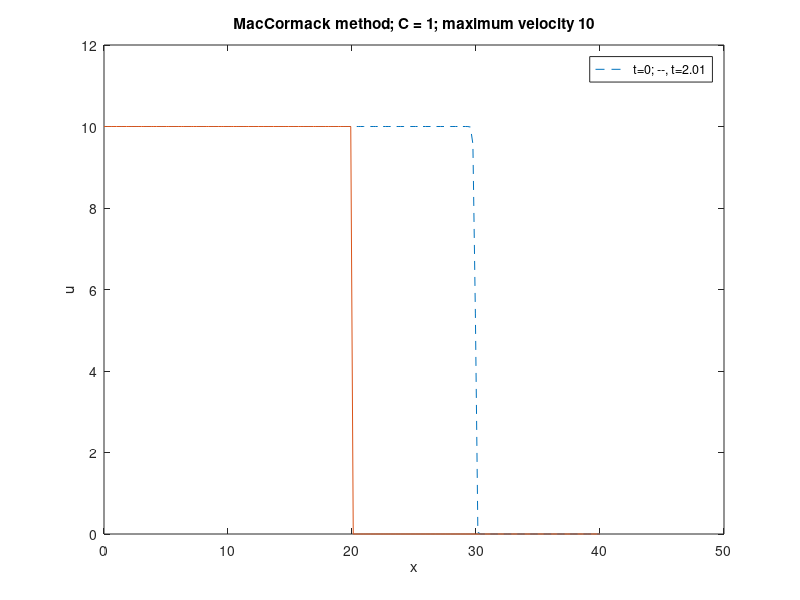

Write MATLAB code to recreate this figure.
%          ***********   PROGRAM 2.10 Nonlinear Convection Equation   *********

%   Solving the nonlinear convection equation using the MacCormack Explicit Method
%    Refer to Biringen and Chow, "Computational Fluid Mechanics by Example," Eqns 2.13.9-2.13.10.
clear all;
umax=10;
xmin=0;
xmax=40;
L=xmax-xmin;
Nx=200;
dx=L/(Nx-1);
C=1.0;
tend=4;
n=1;
t(n)=0;
x=linspace(0,xmax,Nx);
while t(n)<=tend
    if t(n)==0
    for i=1:Nx 
     if x(i)<20
     u(1,i)=umax;
     else
     u(1,i)=0;
      end
      end 
      uhat=u(1,:);
      uin=uhat;
    else
       
    u(n,1)=1;
    for i=2:Nx-1
     fi=1/2*(u(n-1,i))^2;
     fip1=1/2*(u(n-1,i+1))^2;
     uhat(i)=u(n-1,i)-(dt/dx)*(fip1-fi);
      fbi=1/2*(uhat(i))^2;
      fbim1=1/2*(uhat(i-1))^2;
       u(n,i)=1/2*(u(n-1,i)+uhat(i)-(dt/dx)*(fbi-fbim1));
      end
     %Set u = umax Dirichlet boundary condition at x=xmin
     %Boundary condition at umax is u = 0; also Dirichlet
       u(n,Nx)=0;
      u(n,1)=umax;
    end
    A=linspace(1,Nx,1);
    for i =1:Nx
    A(i)=u(n,i)';
    end
    umax=max(A);
    dt=C*dx/umax;
    n=n+1;
    t(n)=t(n-1)+dt;
    
end
%choose time step  to plot, e.g. time step 100.


plot(x,u(100,:),'--');
hold on
plot(x,uin);
title('MacCormack method; C = 1; maximum velocity 10')
axis([0 50 0 12])
xlabel('x')
ylabel('u')
legend(' t=0; --, t=2.01')
%gtext('t = 0')
%gtext('t = 2.01 s')




        
        
                
            
                
